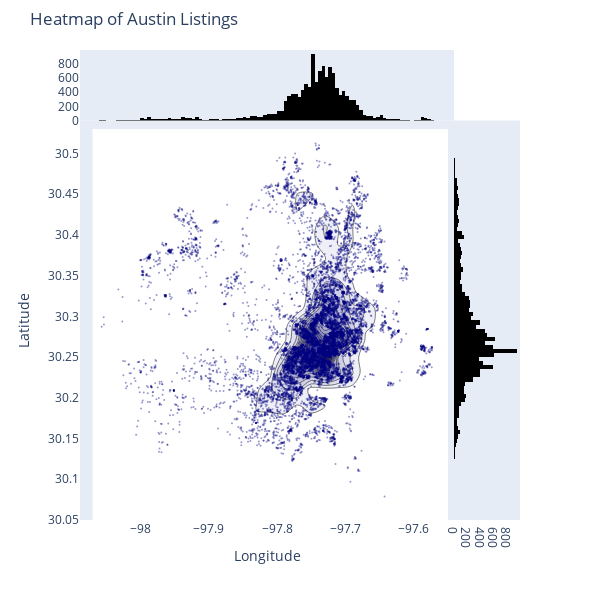

Write notebook code for a chart like this one.
### Markdown cell above
**A HeatMap with the geoJson format can be acheived using various packages such as:**
* Folium
* figure_factory
* chloropleuth

**The following HeatMap uses the plotly.figure_factory package**
* It takes the latitude and longitude data given in the Ausitn_listings dataset and creates a map of the listings.
* This map resembles the Austin state and can show at what range of latitudes how many listings are present.

### Code cell
# Load the Austin listing dataset
df = listing_data

# Define the bins for the heat map
bins = [0, 50, 100, 150, 200, 250, 300, 350, 400, 450, 500]

# Create the heat map
fig = ff.create_2d_density(
    x=df['longitude'], y=df['latitude'], 
    colorscale='Earth', 
    hist_color='rgba(0, 0, 0, 0.1)', 
    ncontours=20
)

# Update the layout
fig.update_layout(
    title='Heatmap of Austin Listings',
    xaxis_title='Longitude',
    yaxis_title='Latitude'
)

# Show the figure
fig.show()

### Figure 1 — Plotly figure (JSON) as saved in the notebook; plotly's stock layout.template omitted (floating-point values rounded to 4 significant figures; data arrays with more than 128 entries replaced by an {"elided": "..."} marker saying what was removed)
{"data": [{"marker": {"color": "rgb(0, 0, 128)", "opacity": 0.4, "size": 2}, "mode": "markers", "name": "points", "type": "scatter", "x": {"elided": "12977 float values"}, "y": {"elided": "12977 float values"}}, {"colorscale": [[0, "rgb(0, 0, 130)"], [1, "rgb(255, 255, 255)"]], "name": "density", "ncontours": 20, "reversescale": true, "showscale": false, "type": "histogram2dcontour", "x": {"elided": "12977 float values"}, "y": {"elided": "12977 float values"}}, {"marker": {"color": "rgb(0, 0, 0)"}, "name": "x density", "type": "histogram", "x": {"elided": "12977 float values"}, "yaxis": "y2"}, {"marker": {"color": "rgb(0, 0, 0)"}, "name": "y density", "type": "histogram", "xaxis": "x2", "y": {"elided": "12977 float values"}}], "layout": {"autosize": false, "bargap": 0, "height": 600, "hovermode": "closest", "margin": {"t": 50}, "showlegend": false, "title": {"text": "Heatmap of Austin Listings"}, "width": 600, "xaxis": {"domain": [0, 0.85], "showgrid": false, "title": {"text": "Longitude"}, "zeroline": false}, "xaxis2": {"domain": [0.85, 1], "showgrid": false, "zeroline": false}, "yaxis": {"domain": [0, 0.85], "showgrid": false, "title": {"text": "Latitude"}, "zeroline": false}, "yaxis2": {"domain": [0.85, 1], "showgrid": false, "zeroline": false}}}
